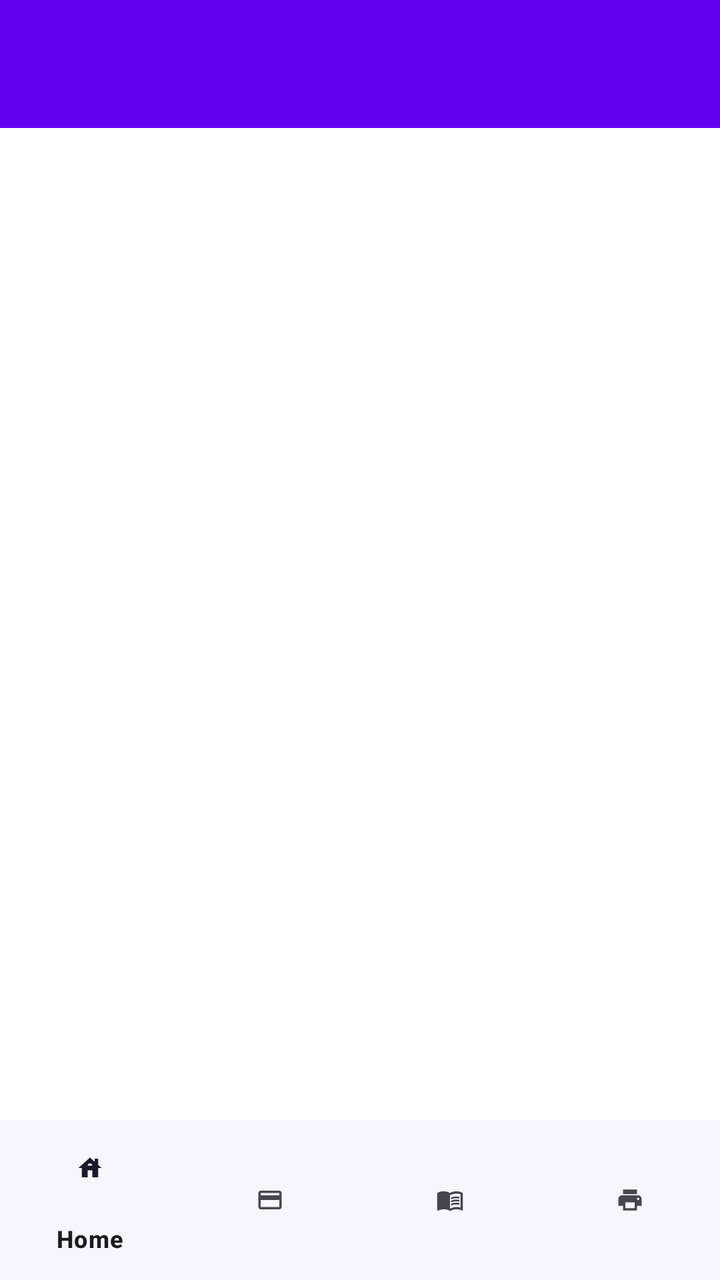
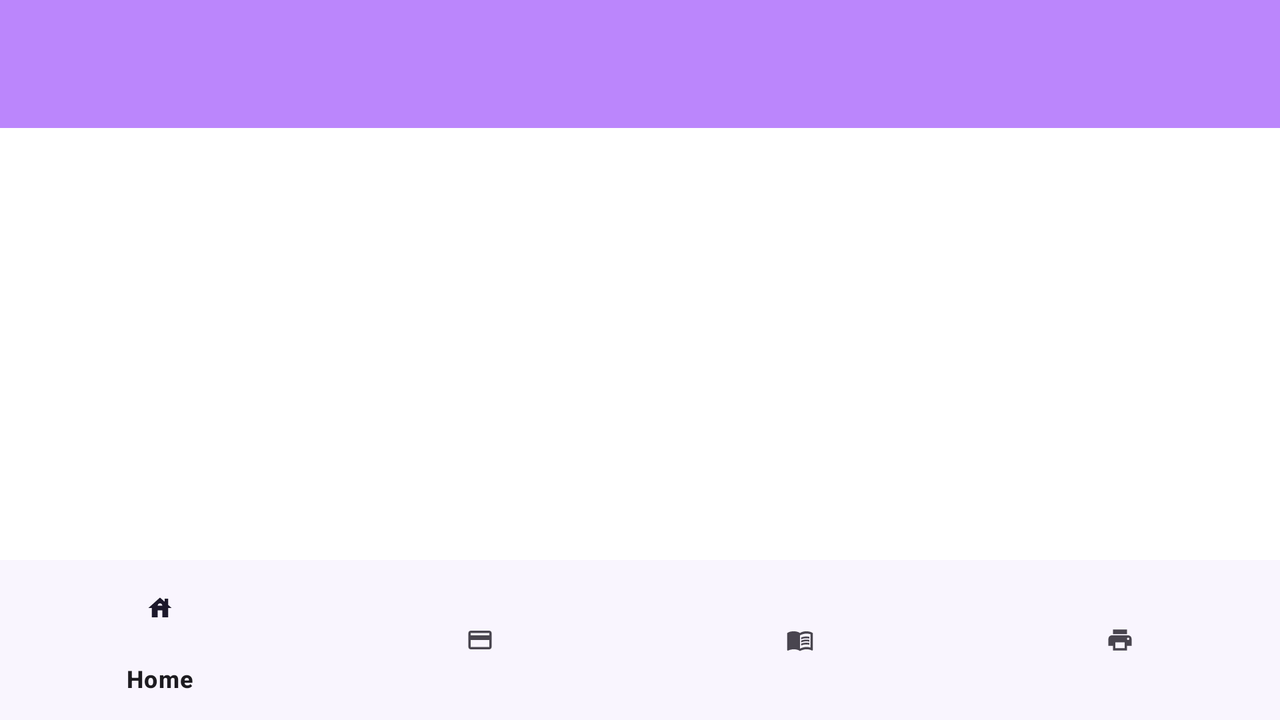

An Android layout and its configuration variant, each rendered on a device that would load it. The default file and the variant file are quoted in full after the pictures.
<!-- AndroidManifest.xml: application theme Theme.Easy_Access_App -->
<!-- res/layout/activity_main.xml -->
<androidx.constraintlayout.widget.ConstraintLayout
    xmlns:android="http://schemas.android.com/apk/res/android"
    xmlns:app="http://schemas.android.com/apk/res-auto"
    android:layout_width="match_parent"
    android:layout_height="match_parent"
    android:orientation="vertical"
    android:background="@color/background">

    
    <androidx.appcompat.widget.Toolbar
        android:id="@+id/toolbar"
        android:layout_width="match_parent"
        android:layout_height="?attr/actionBarSize"
        android:background="@color/primary"
        app:popupTheme="@style/ThemeOverlay.AppCompat.Light"
        android:elevation="4dp"
        app:layout_constraintTop_toTopOf="parent" />

    
    <TextView
        android:id="@+id/locationTextView"
        android:layout_width="wrap_content"
        android:layout_height="wrap_content"
        android:text="Location will appear here"
        android:textSize="16sp"
        android:textColor="@color/onBackground"
        android:padding="16dp"
        app:layout_constraintTop_toBottomOf="@id/toolbar"
        app:layout_constraintStart_toStartOf="parent"
        app:layout_constraintEnd_toEndOf="parent"
        android:visibility="gone" />

    <LinearLayout
        android:layout_width="match_parent"
        android:layout_height="match_parent"
        android:orientation="vertical"
        android:padding="16dp">

        
        <Button
            android:id="@+id/captureButton"
            android:layout_width="wrap_content"
            android:layout_height="wrap_content"
            android:text="Capture ID Card"
            android:backgroundTint="@color/secondary"
            android:textColor="@color/onSecondary" />

        
        <ImageView
            android:id="@+id/capturedImageView"
            android:layout_width="200dp"
            android:layout_height="200dp"
            android:layout_marginTop="16dp"
            android:scaleType="centerCrop"
            android:contentDescription="@string/captured_image_placeholder" />
    </LinearLayout>

    
    <androidx.viewpager2.widget.ViewPager2
        android:id="@+id/_viewPager"
        android:layout_width="match_parent"
        android:layout_height="0dp"
        app:layout_constraintTop_toBottomOf="@id/toolbar"
        app:layout_constraintBottom_toTopOf="@id/bottomNavigationView" />

    
    <com.google.android.material.bottomnavigation.BottomNavigationView
        android:id="@+id/bottomNavigationView"
        android:layout_width="match_parent"
        android:layout_height="wrap_content"
        android:background="@color/surface"
        app:menu="@menu/bottom_navigation_menu"
        app:layout_constraintBottom_toBottomOf="parent" />
</androidx.constraintlayout.widget.ConstraintLayout>
<!-- resources referenced by this layout -->
<resources>
  <color name="background">#FFFFFF</color>
  <color name="onBackground">#000000</color>
  <color name="onSecondary">#000000</color>
  <color name="primary">#6200EE</color>
  <color name="secondary">#03DAC6</color>
  <color name="surface">#FFFFFF</color>
  <string name="captured_image_placeholder" translatable="false">Placeholder for captured image</string>
  <style name="Theme.Easy_Access_App" parent="Theme.Material3.DayNight.NoActionBar">
          
          <item name="android:windowBackground">@color/background_color</item>
          <item name="colorSurface">@color/surface</item>
  
          
          <item name="colorPrimary">@color/colorPrimary</item>
          <item name="colorPrimaryVariant">@color/colorPrimaryDark</item>
          <item name="colorAccent">@color/colorAccent</item>
  
          
          <item name="colorOnPrimary">@color/white</item>
          <item name="colorOnSecondary">@color/black</item>
      </style>
  <color name="background_color">#FFFFFF</color>
  <color name="colorPrimary">#BB86FC</color>
  <color name="colorPrimaryDark">#3700B3</color>
  <color name="colorAccent">#03DAC6</color>
  <color name="white">#FFFFFF</color>
  <color name="black">#000000</color>
</resources>
<!-- res/layout-land/activity_main.xml (the repository's variant of the layout above) -->
<!-- drawn on the phone turned sideways -->
<androidx.constraintlayout.widget.ConstraintLayout
    xmlns:android="http://schemas.android.com/apk/res/android"
    xmlns:app="http://schemas.android.com/apk/res-auto"
    android:layout_width="match_parent"
    android:layout_height="match_parent">

    
    <androidx.appcompat.widget.Toolbar
        android:id="@+id/toolbar"
        android:layout_width="match_parent"
        android:layout_height="?attr/actionBarSize"
        android:background="?attr/colorPrimary"
        app:popupTheme="@style/ThemeOverlay.AppCompat.Light"
        android:elevation="4dp"
        app:layout_constraintTop_toTopOf="parent"
        app:layout_constraintStart_toStartOf="parent"
        app:layout_constraintEnd_toEndOf="parent" />

    
    <TextView
        android:id="@+id/locationTextView"
        android:layout_width="wrap_content"
        android:layout_height="wrap_content"
        android:text="Location will appear here"
        android:textSize="16sp"
        android:padding="16dp"
        app:layout_constraintTop_toBottomOf="@id/toolbar"
        app:layout_constraintStart_toStartOf="parent"
        app:layout_constraintEnd_toEndOf="parent"
        android:visibility="gone" />

    
    <androidx.viewpager2.widget.ViewPager2
        android:id="@+id/_viewPager"
        android:layout_width="match_parent"
        android:layout_height="0dp"
        app:layout_constraintTop_toBottomOf="@id/toolbar"
        app:layout_constraintBottom_toTopOf="@id/bottomNavigationView"
        app:layout_constraintStart_toStartOf="parent"
        app:layout_constraintEnd_toEndOf="parent" />

    
    <com.google.android.material.bottomnavigation.BottomNavigationView
        android:id="@+id/bottomNavigationView"
        android:layout_width="match_parent"
        android:layout_height="wrap_content"
        android:background="?attr/colorSurface"
        app:menu="@menu/bottom_navigation_menu"
        app:layout_constraintBottom_toBottomOf="parent" />

</androidx.constraintlayout.widget.ConstraintLayout>
<!-- resources referenced by the variant -->
<!-- as the phone turned sideways resolves them -->
<resources>
  <style name="Theme.Easy_Access_App" parent="Theme.Material3.DayNight.NoActionBar">
          
          <item name="android:windowBackground">@color/background_color</item>
          <item name="colorSurface">@color/surface</item>
  
          
          <item name="colorPrimary">@color/colorPrimary</item>
          <item name="colorPrimaryVariant">@color/colorPrimaryDark</item>
          <item name="colorAccent">@color/colorAccent</item>
  
          
          <item name="colorOnPrimary">@color/white</item>
          <item name="colorOnSecondary">@color/black</item>
      </style>
  <color name="background_color">#FFFFFF</color>
  <color name="surface">#FFFFFF</color>
  <color name="colorPrimary">#BB86FC</color>
  <color name="colorPrimaryDark">#3700B3</color>
  <color name="colorAccent">#03DAC6</color>
  <color name="white">#FFFFFF</color>
  <color name="black">#000000</color>
</resources>
